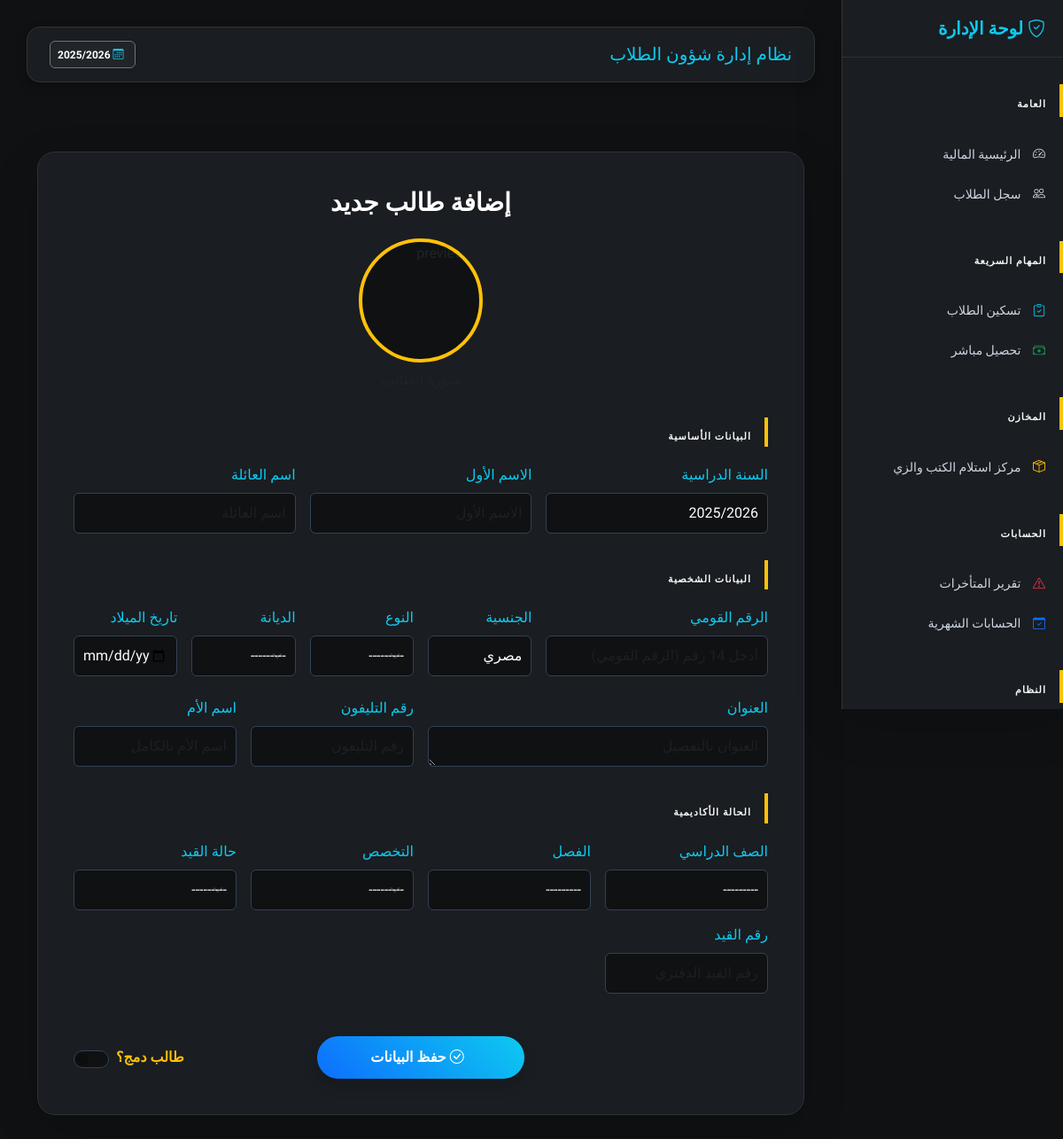
/students/add/, run on an earlier commit of the app's database.
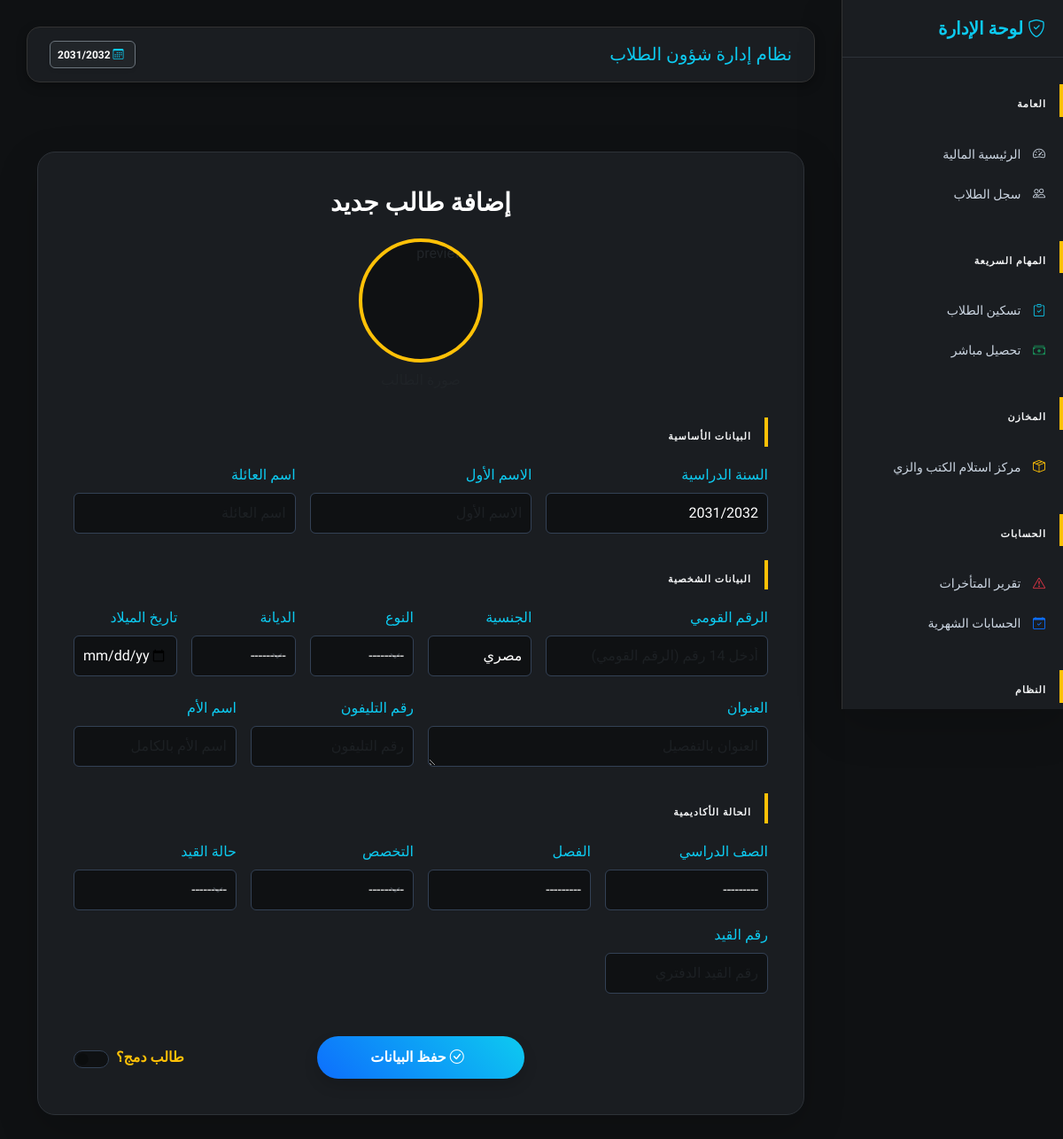
And on a later commit of the database.
### finance/models.py (models this page shows)
class AcademicYear(models.Model):
    name = models.CharField(max_length=20)  # مثال: 2025/2026
    is_active = models.BooleanField(default=False)
    def __str__(self):
        return self.name

### students/views.py (the view)
# urls.py: path('add/', views.add_student, name='add_student'),
def add_student(request):
    student_id = request.GET.get('id')
    mode = request.GET.get('mode') # التأكد إذا كان عرض فقط أو تعديل
    student = None
    if student_id:
        student = get_object_or_404(Student, id=student_id)
    if request.method == 'POST':
        form = StudentForm(request.POST, request.FILES, instance=student)
        if form.is_valid():
            form.save()
            messages.success(request, "تم حفظ بيانات الطالب بنجاح")
            return redirect('add_student')
    else:
        form = StudentForm(instance=student)
    is_admin_mode = True if (student and mode == 'view') else False
    return render(request, 'students/add_student.html', {
        'form': form,
        'student': student,
        'student_admin_mode': is_admin_mode, # تفعيل القائمة الجانبية الخاصة بالطالب
        'hide_sidebar': False
    })

### config/context_processors.py (called while the page is built)
def active_academic_year(request): # تأكد أن هذا هو نفس الاسم
    active_year = AcademicYear.objects.filter(is_active=True).first()
    return {'active_year': active_year}

### students/models.py (called while the page is built)
    def __str__(self):
        return self.name

### students/templates/students/add_student.html (shortened to what the changed rows need)
{% extends "base.html" %}
{% load static %}
{% block content %}
<div class="container py-5">
    <div class="card student-card shadow-lg">
        <form method="post" id="studentForm" enctype="multipart/form-data">
            <div class="row g-3">
                <div class="col-md-4">
                    <label class="form-label text-info">السنة الدراسية</label>
                    {{ form.academic_year }}
                </div>
            </div>
        </form>
    </div>
</div>
{% endblock %}

### finance/templates/base.html (shortened to what this page needs)
{% load static %}
<!DOCTYPE html>
<html lang="ar" dir="rtl">
<head>
    <link href="https://cdn.jsdelivr.net/npm/bootstrap@5.3.2/dist/css/bootstrap.min.css" rel="stylesheet">
    <link href="https://cdn.jsdelivr.net/npm/bootstrap-icons/font/bootstrap-icons.css" rel="stylesheet">
    <link href="https://cdn.jsdelivr.net/npm/select2@4.1.0-rc.0/dist/css/select2.min.css" rel="stylesheet" />
    <link rel="stylesheet" href="https://cdn.jsdelivr.net/npm/select2-bootstrap-5-theme@1.3.0/dist/select2-bootstrap-5-theme.min.css" />
</head>
<body>
<div class="sidebar shadow-lg">
    {% if student and student.id %}
        <h5><i class="bi bi-person-badge"></i> ملف الطالب</h5>
        <div class="text-center mb-4 px-3">
            <span class="d-block fw-bold text-white fs-5">{{ student.get_full_name }}</span>
            <small class="badge bg-info text-dark mt-2 px-3">{{ student.academic_year.name }}</small>
        </div>
        <div class="section-title">العمليات المالية</div>
        <a href="{% url 'assign_plan_with_id' student.id %}">
            <i class="bi bi-calendar-check text-info"></i> تسكين برنامج مالي
        </a>
        <a href="{% url 'quick_collection' %}?student_id={{ student.id }}">
            <i class="bi bi-cash-stack text-success"></i> تحصيل المصاريف
        </a>
        <a href="{% url 'student_inventory_view' student.id %}"
           class="{% if request.resolver_match.url_name == 'student_inventory_view' %}active-link{% endif %}">
            <i class="bi bi-box-seam text-warning"></i> تسليم الكتب والزي
        </a>
        <div class="section-title">تقارير وشهادات</div>
        <a href="javascript:void(0);" onclick="printEnrollmentCertificate()" class="admin-action-btn mt-2" style="color: #ffc107; border-color: rgba(255,193,7,0.3);">
            <i class="bi bi-printer"></i> طباعة شهادة قيد
        </a>
        <a href="{% url 'student_list' %}" class="text-info text-center d-block mt-4 border-top border-secondary pt-3 mx-3">
            <i class="bi bi-arrow-right-circle"></i> العودة للسجل العام
        </a>
    {% else %}
        <h5><i class="bi bi-shield-check"></i> لوحة الإدارة</h5>
        <div class="section-title">العامة</div>
        <a href="{% url 'finance_dashboard' %}"><i class="bi bi-speedometer2"></i> الرئيسية المالية</a>
        <a href="{% url 'student_list' %}"><i class="bi bi-people"></i> سجل الطلاب</a>
        <div class="section-title">المهام السريعة</div>
        <a href="{% url 'assign_plan' %}"><i class="bi bi-clipboard-check text-info"></i> تسكين الطلاب</a>
        <a href="{% url 'quick_collection' %}"><i class="bi bi-cash-stack text-success"></i> تحصيل مباشر</a>
        <div class="section-title">المخازن</div>
        <a href="{% url 'student_list' %}"><i class="bi bi-box-seam text-warning"></i> مركز استلام الكتب والزي</a>
        <div class="section-title">الحسابات</div>
        <a href="{% url 'overdue_report' %}"><i class="bi bi-exclamation-triangle text-danger"></i> تقرير المتأخرات</a>
        <a href="{% url 'close_month' %}"><i class="bi bi-calendar-check text-primary"></i> الحسابات الشهرية</a>
        <div class="section-title">النظام</div>
    {% endif %}
    </div>
<div class="main-content">
    <div class="top-navbar d-flex justify-content-between align-items-center">
        <h5 class="mb-0 text-info">{% block page_title %}نظام إدارة شؤون الطلاب{% endblock %}</h5>
        <div class="d-flex align-items-center">
            <span class="badge bg-dark border border-secondary p-2 shadow-sm">
                <i class="bi bi-calendar3 me-1 text-info"></i>
                {{ active_year.name|default:"لم يتم تحديد سنة" }}
            </span>
        </div>
    </div>
    {% block content %}{% endblock %}
</div>
</body>
</html>

What changed in the data, as far as the page shows it:
no longer on this page (row edited): AcademicYear: name "2025/2026"
now on this page (row edited): AcademicYear: name "2031/2032"
Also different on the page:
form field academic_year: "2025/2026" → "2031/2032"
